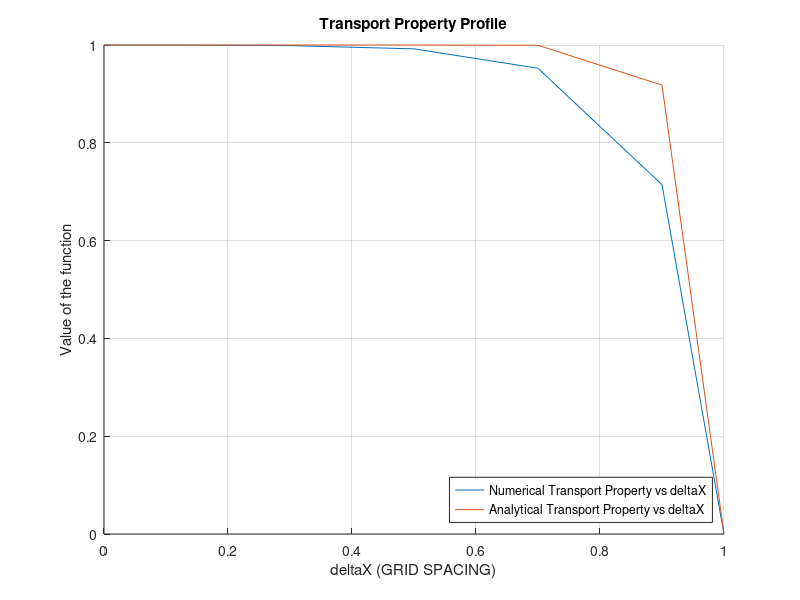

MATLAB code to generate this figure: (Note: this script raises an error after producing the figure.)
%using diary function for printing the output in a text file
diary dynamictable.txt
%command for clearing the workspace and output and also any previous
%command window
clc,clear;
close;
%user input of grid point G and peclet number P
G=input('Enter the number of grid points \n');
P=input('Enter the number of Peclet Number \n');
%the value of interface diffusivity coefficient and length
T=.1;
L=1;
%calculation of deltaX
deltaX=(L/(G));
disp(deltaX);
%defining the counter variable
m=0;
%defining diffusion conductance and here P is the peclet number and F is
%the convective mass flux per unit area
D=(T/(deltaX));
F=P*D;
%defining the boundary conditions
J1=1;
J2=0;
%running the loop for calculation the matrix a , i is denoting the row and
%j is denoting the column
for i=2:1:G-1
    j=2+m;
    a(i,j-1)=-(D+F);
    a(i,j+1)=-(D);
    a(i,j)=-(a(i,j-1)+a(i,j+1));
    m=m+1;
end
a(1,1)=((3*D)+F);
a(1,2)=-(D);
a(G,G-1)=-(D+F);
a(G,G)=((3*D)+F);
%displaying the matrix
disp(a);
%calculation the value of x at various node points
x(1)=0;
x(2)=x(1)+deltaX/2;
for i=3:1:G+1
    x(i)=x(i-1)+deltaX;
    fprintf('%f \n',x(i));
end
x(G+2)=x(G+1)+deltaX/2;
%calculating the B matrix
B(1,1)=(2*D+F)*J1;
B(G,1)=(2*D)*J2;
%calculating the B matrix
disp(B);
%finding the value of the numerical solution
U=mldivide(a,B);
%displaying the value of the numerical solution and putting the boundary
%condition
disp(U);
W(1)=J1;
W(G+2)=J2;
fprintf('The numerical solution at x(%d) is %f \n',1,W(1));
for i=2:1:G+1
    W(i)=U(i-1);
    fprintf('The numerical solution at x(%d) is %f \n',i,W(i));
end
fprintf('The numerical solution at x(%d) is %f \n',G+2,W(G+2));
fprintf('\n');
disp(x);
%displaying the value of the analytical solution and calculating the node
%number
for i=1:1:G+2
    I(i)=1-(((exp((P/deltaX)*x(i)))-1)/((exp(P/deltaX)*L)-1));
    fprintf('The analytical solution at x(%d) is %f \n',i,I(i));
    N(i)=i;
end
fprintf('\n');
hold on;
%plotting the value of x vs numerical solution and analytical solution on
%the same curve
plot (x,W);
plot (x,I);
%putting the limit of the x curve
xlim([0 1]);
%labelling the x and y axis and also the graph itself
xlabel('deltaX (GRID SPACING)');
ylabel('Value of the function');
title('Transport Property Profile');
grid on;
%calculation of the percentage error by using O variable
O=((I-W)./I).*100;
legend ('Numerical Transport Property vs deltaX','Analytical Transport Property vs deltaX','Location','southeast','orientation','vertical');
hold off;
%constructing a dynamic table
T = table(N.',x.',W.',I.',(I-W).',O.','VariableNames',{'Node' 'Distance' 'Finite Volume Solution' 'Analytical Solution' 'Difference' 'Percentage Error'});
disp(T);
diary off;
